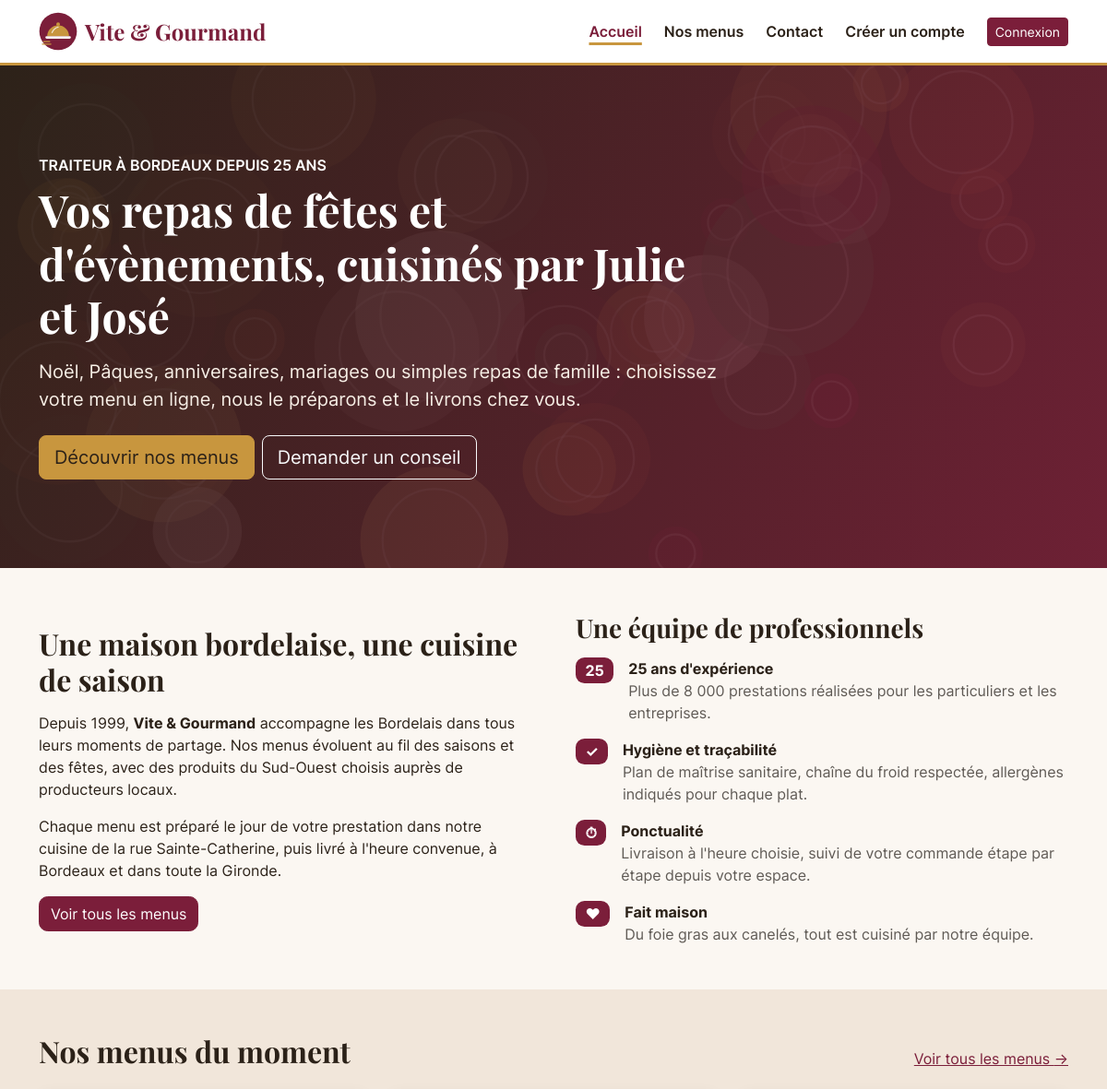
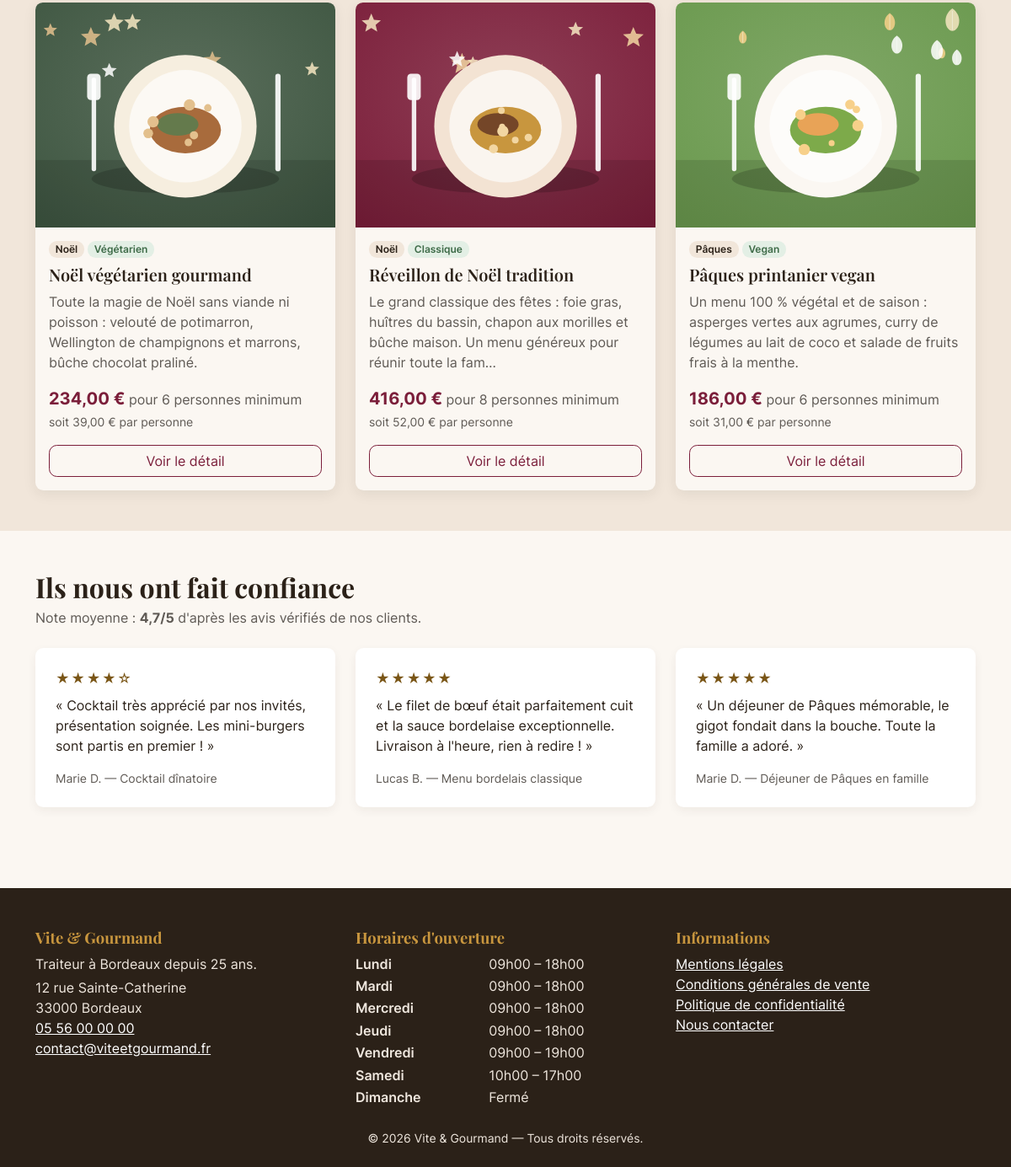
The page / on the database its author committed (2 pictures, top to bottom).
### tables this page shows
CREATE TABLE menu (
    menu_id                 INT UNSIGNED  NOT NULL AUTO_INCREMENT,
    titre                   VARCHAR(120)  NOT NULL,
    description             TEXT          NOT NULL,
    nombre_personne_minimum INT UNSIGNED  NOT NULL,
    prix_par_personne       DECIMAL(8,2)  NOT NULL,
    conditions              TEXT          NULL,
    delai_commande_jours    INT UNSIGNED  NOT NULL DEFAULT 3,
    quantite_restante       INT UNSIGNED  NOT NULL DEFAULT 0,
    theme_id                INT UNSIGNED  NOT NULL,
    regime_id               INT UNSIGNED  NOT NULL,
    actif                   TINYINT(1)    NOT NULL DEFAULT 1,
    created_at              DATETIME      NOT NULL DEFAULT CURRENT_TIMESTAMP,
    updated_at              DATETIME      NULL ON UPDATE CURRENT_TIMESTAMP,
    PRIMARY KEY (menu_id),
    KEY idx_menu_theme (theme_id),
    KEY idx_menu_regime (regime_id),
    CONSTRAINT fk_menu_theme  FOREIGN KEY (theme_id)  REFERENCES theme (theme_id),
    CONSTRAINT fk_menu_regime FOREIGN KEY (regime_id) REFERENCES regime (regime_id),
    CONSTRAINT chk_menu_min   CHECK (nombre_personne_minimum >= 1),
    CONSTRAINT chk_menu_prix  CHECK (prix_par_personne >= 0)
);

CREATE TABLE theme (
    theme_id  INT UNSIGNED NOT NULL AUTO_INCREMENT,
    libelle   VARCHAR(50)  NOT NULL,
    PRIMARY KEY (theme_id),
    UNIQUE KEY uq_theme_libelle (libelle)
);

CREATE TABLE regime (
    regime_id INT UNSIGNED NOT NULL AUTO_INCREMENT,
    libelle   VARCHAR(50)  NOT NULL,
    PRIMARY KEY (regime_id),
    UNIQUE KEY uq_regime_libelle (libelle)
);

CREATE TABLE avis (
    avis_id        INT UNSIGNED NOT NULL AUTO_INCREMENT,
    commande_id    INT UNSIGNED NOT NULL,
    utilisateur_id INT UNSIGNED NOT NULL,
    note           TINYINT UNSIGNED NOT NULL,
    commentaire    VARCHAR(1000) NOT NULL,
    statut         ENUM('en_attente','valide','refuse') NOT NULL DEFAULT 'en_attente',
    created_at     DATETIME     NOT NULL DEFAULT CURRENT_TIMESTAMP,
    PRIMARY KEY (avis_id),
    UNIQUE KEY uq_avis_commande (commande_id),
    KEY idx_avis_statut (statut),
    CONSTRAINT fk_avis_commande    FOREIGN KEY (commande_id)    REFERENCES commande (commande_id) ON DELETE CASCADE,
    CONSTRAINT fk_avis_utilisateur FOREIGN KEY (utilisateur_id) REFERENCES utilisateur (utilisateur_id),
    CONSTRAINT chk_avis_note CHECK (note BETWEEN 1 AND 5)
);

CREATE TABLE utilisateur (
    utilisateur_id  INT UNSIGNED NOT NULL AUTO_INCREMENT,
    email           VARCHAR(180) NOT NULL,
    password        VARCHAR(255) NOT NULL,
    nom             VARCHAR(80)  NOT NULL,
    prenom          VARCHAR(80)  NOT NULL,
    telephone       VARCHAR(20)  NULL,
    adresse_postale VARCHAR(255) NULL,
    code_postal     VARCHAR(10)  NULL,
    ville           VARCHAR(100) NULL,
    pays            VARCHAR(60)  NOT NULL DEFAULT 'France',
    role_id         INT UNSIGNED NOT NULL,
    actif           TINYINT(1)   NOT NULL DEFAULT 1,
    created_at      DATETIME     NOT NULL DEFAULT CURRENT_TIMESTAMP,
    updated_at      DATETIME     NULL ON UPDATE CURRENT_TIMESTAMP,
    PRIMARY KEY (utilisateur_id),
    UNIQUE KEY uq_utilisateur_email (email),
    KEY idx_utilisateur_role (role_id),
    CONSTRAINT fk_utilisateur_role FOREIGN KEY (role_id) REFERENCES role (role_id)
);

CREATE TABLE horaire (
    horaire_id      INT UNSIGNED NOT NULL AUTO_INCREMENT,
    jour            ENUM('Lundi','Mardi','Mercredi','Jeudi','Vendredi','Samedi','Dimanche') NOT NULL,
    heure_ouverture TIME NULL,
    heure_fermeture TIME NULL,
    ferme           TINYINT(1) NOT NULL DEFAULT 0,
    PRIMARY KEY (horaire_id),
    UNIQUE KEY uq_horaire_jour (jour)
);

### views/menus/_list.php (the view, shortened to what the rows shown need)
<?php if (!$menus): ?>
    <p class="alert alert-info">Aucun menu ne correspond à vos critères. Essayez d'élargir votre recherche.</p>
<?php else: ?>
    <ul class="row g-4 list-unstyled mb-0">
        <?php foreach ($menus as $menu): ?>
            <li class="col-sm-6 col-lg-4">
                <article class="card menu-card h-100">
                    <?php if ($menu['image']): ?>
                        <img src="<?= asset($menu['image']) ?>" class="card-img-top" alt="" loading="lazy" width="800" height="600">
                    <?php endif; ?>
                    <div class="card-body d-flex flex-column">
                        <div class="mb-2 d-flex flex-wrap gap-1">
                            <span class="badge badge-theme"><?= e($menu['theme']) ?></span>
                            <span class="badge badge-regime"><?= e($menu['regime']) ?></span>
                        </div>
                        <h3 class="h5 card-title"><?= e($menu['titre']) ?></h3>
                        <p class="card-text text-muted"><?= e(mb_strimwidth($menu['description'], 0, 140, '…')) ?></p>
                        <p class="mb-3 mt-auto">
                            <span class="price"><?= price($menu['prix_minimum']) ?></span>
                            <span class="text-muted">pour <?= (int) $menu['nombre_personne_minimum'] ?> personnes minimum</span><br>
                            <small class="text-muted">soit <?= price($menu['prix_par_personne']) ?> par personne</small>
                        </p>
                        <a href="/menus/<?= (int) $menu['menu_id'] ?>" class="btn btn-outline-primary">
                            Voir le détail<span class="visually-hidden"> du menu <?= e($menu['titre']) ?></span>
                        </a>
                    </div>
                </article>
            </li>
        <?php endforeach; ?>
    </ul>
<?php endif; ?>

### src/Core/Router.php (shortened to what the rows shown need)
<?php
final class Router
{
    private array $routes = [];
    private function add(string $method, string $path, array $handler, array $middlewares): void
    {
        $this->routes[] = compact('method', 'pattern', 'handler', 'middlewares');
    }
    public function dispatch(string $method, string $uri): void
    {
        $path = rawurldecode(parse_url($uri, PHP_URL_PATH) ?? '/');
        $path = rtrim($path, '/') ?: '/';
        foreach ($this->routes as $route) {
            if (!preg_match($route['pattern'], $path, $matches)) {
                continue;
            }
            $params = array_map('intval', array_filter($matches, 'is_string', ARRAY_FILTER_USE_KEY));
            [$class, $action] = $route['handler'];
            (new $class())->$action(...$params);
            return;
        }
    }
}

### views/home/index.php (shortened to what the rows shown need)
<section class="hero py-5" aria-labelledby="hero-title">
    <div class="container py-lg-5">
        <div class="row">
            <div class="col-lg-8">
                <p class="text-uppercase fw-semibold mb-2">Traiteur à Bordeaux depuis 25 ans</p>
                <h1 id="hero-title" class="display-5 mb-3">Vos repas de fêtes et d'évènements, cuisinés par Julie et José</h1>
                <p class="lead mb-4">Noël, Pâques, anniversaires, mariages ou simples repas de famille : choisissez votre menu en ligne, nous le préparons et le livrons chez vous.</p>
                <div class="d-flex flex-wrap gap-2">
                    <a href="/menus" class="btn btn-or btn-lg">Découvrir nos menus</a>
                    <a href="/contact" class="btn btn-outline-light btn-lg">Demander un conseil</a>
                </div>
            </div>
        </div>
    </div>
</section>
<section class="py-5" aria-labelledby="presentation-title">
    <div class="container">
        <div class="row g-5 align-items-center">
            <div class="col-lg-6">
                <h2 id="presentation-title" class="mb-3">Une maison bordelaise, une cuisine de saison</h2>
                <p>Depuis 1999, <strong>Vite &amp; Gourmand</strong> accompagne les Bordelais dans tous leurs moments de partage. Nos menus évoluent au fil des saisons et des fêtes, avec des produits du Sud-Ouest choisis auprès de producteurs locaux.</p>
                <p>Chaque menu est préparé le jour de votre prestation dans notre cuisine de la rue Sainte-Catherine, puis livré à l'heure convenue, à Bordeaux et dans toute la Gironde.</p>
                <a href="/menus" class="btn btn-primary">Voir tous les menus</a>
            </div>
            <div class="col-lg-6">
                <h2 class="h3 mb-3">Une équipe de professionnels</h2>
                <ul class="list-unstyled d-grid gap-3 mb-0">
                    <li class="d-flex gap-3">
                        <span class="badge bg-bordeaux fs-6 align-self-start" aria-hidden="true">25</span>
                        <div><strong>25 ans d'expérience</strong><br><span class="text-muted">Plus de 8 000 prestations réalisées pour les particuliers et les entreprises.</span></div>
                    </li>
                    <li class="d-flex gap-3">
                        <span class="badge bg-bordeaux fs-6 align-self-start" aria-hidden="true">✓</span>
                        <div><strong>Hygiène et traçabilité</strong><br><span class="text-muted">Plan de maîtrise sanitaire, chaîne du froid respectée, allergènes indiqués pour chaque plat.</span></div>
                    </li>
                    <li class="d-flex gap-3">
                        <span class="badge bg-bordeaux fs-6 align-self-start" aria-hidden="true">⏱</span>
                        <div><strong>Ponctualité</strong><br><span class="text-muted">Livraison à l'heure choisie, suivi de votre commande étape par étape depuis votre espace.</span></div>
                    </li>
                    <li class="d-flex gap-3">
                        <span class="badge bg-bordeaux fs-6 align-self-start" aria-hidden="true">♥</span>
                        <div><strong>Fait maison</strong><br><span class="text-muted">Du foie gras aux canelés, tout est cuisiné par notre équipe.</span></div>
                    </li>
                </ul>
            </div>
        </div>
    </div>
</section>
<?php if ($highlights): ?>
<section class="py-5 bg-sable" aria-labelledby="highlights-title">
    <div class="container">
        <div class="d-flex justify-content-between align-items-end mb-4 flex-wrap gap-2">
            <h2 id="highlights-title" class="mb-0">Nos menus du moment</h2>
            <a href="/menus">Voir tous les menus <span aria-hidden="true">→</span></a>
        </div>
        <?= \App\Core\View::capture('menus/_list', ['menus' => $highlights]) ?>
    </div>
</section>
<?php endif; ?>
<section class="py-5" aria-labelledby="avis-title">
    <div class="container">
        <h2 id="avis-title" class="mb-1">Ils nous ont fait confiance</h2>
        <?php if ($moyenne !== null): ?>
            <p class="text-muted mb-4">Note moyenne : <strong><?= e(number_format($moyenne, 1, ',', '')) ?>/5</strong> d'après les avis vérifiés de nos clients.</p>
        <?php endif; ?>
        <?php if (!$avis): ?>
            <p>Aucun avis publié pour le moment.</p>
        <?php else: ?>
            <div class="row g-4">
                <?php foreach ($avis as $a): ?>
                    <div class="col-md-6 col-lg-4">
                        <figure class="card avis-card h-100 p-4 mb-0">
                            <p class="stars mb-2" aria-label="Note : <?= (int) $a['note'] ?> sur 5">
                                <span aria-hidden="true"><?= str_repeat('★', (int) $a['note']) . str_repeat('☆', 5 - (int) $a['note']) ?></span>
                            </p>
                            <blockquote class="mb-3"><p class="mb-0">« <?= e($a['commentaire']) ?> »</p></blockquote>
                            <figcaption class="mt-auto small text-muted">
                                <?= e($a['prenom']) ?> <?= e($a['initiale']) ?>. — <?= e($a['menu']) ?>
                            </figcaption>
                        </figure>
                    </div>
                <?php endforeach; ?>
            </div>
        <?php endif; ?>
    </div>
</section>

### views/partials/footer.php (shortened to what the rows shown need)
<?php
$horaires = HoraireRepository::all();
?>
<footer class="site-footer mt-5 pt-5 pb-4">
    <div class="container">
        <div class="row g-4">
            <div class="col-md-4">
                <h2>Vite &amp; Gourmand</h2>
                <p class="mb-1">Traiteur à Bordeaux depuis 25 ans.</p>
                <address class="mb-0">
                    12 rue Sainte-Catherine<br>33000 Bordeaux<br>
                    <a href="tel:+33556000000">05 56 00 00 00</a><br>
                    <a href="mailto:contact@viteetgourmand.fr">contact@viteetgourmand.fr</a>
                </address>
            </div>
            <div class="col-md-4">
                <h2>Horaires d'ouverture</h2>
                <dl class="horaires row mb-0">
                    <?php foreach ($horaires as $h): ?>
                        <dt class="col-5"><?= e($h['jour']) ?></dt>
                        <dd class="col-7">
                            <?= (int) $h['ferme'] === 1
                                ? 'Fermé'
                                : e(time_fr($h['heure_ouverture'])) . ' – ' . e(time_fr($h['heure_fermeture'])) ?>
                        </dd>
                    <?php endforeach; ?>
                </dl>
            </div>
            <div class="col-md-4">
                <h2>Informations</h2>
                <ul class="list-unstyled">
                    <li><a href="/mentions-legales">Mentions légales</a></li>
                    <li><a href="/cgv">Conditions générales de vente</a></li>
                    <li><a href="/confidentialite">Politique de confidentialité</a></li>
                    <li><a href="/contact">Nous contacter</a></li>
                </ul>
            </div>
        </div>
        <p class="text-center small mt-4 mb-0">&copy; <?= date('Y') ?> Vite &amp; Gourmand — Tous droits réservés.</p>
    </div>
</footer>

### rows shown on the page
menu: shows a picture, theme.libelle "Noël", regime.libelle "Végétarien", titre "Noël végétarien gourmand", description "Toute la magie de Noël sans viande ni poisson : velouté de potimarron, Wellington de champignons et marrons, bûche chocolat praliné.", prix_minimum "234,00 €", nombre_personne_minimum "6", prix_par_personne "39,00 €"
menu: shows a picture, theme.libelle "Noël", regime.libelle "Classique", titre "Réveillon de Noël tradition", description "Le grand classique des fêtes : foie gras, huîtres du bassin, chapon aux morilles et bûche maison. Un menu généreux pour réunir toute la fam…", prix_minimum "416,00 €", nombre_personne_minimum "8", prix_par_personne "52,00 €"
menu: shows a picture, theme.libelle "Pâques", regime.libelle "Vegan", titre "Pâques printanier vegan", description "Un menu 100 % végétal et de saison : asperges vertes aux agrumes, curry de légumes au lait de coco et salade de fruits frais à la menthe.", prix_minimum "186,00 €", nombre_personne_minimum "6", prix_par_personne "31,00 €"
avis: note "★★★★", note "☆", commentaire "Cocktail très apprécié par nos invités, présentation soignée. Les mini-burgers sont partis en premier !", utilisateur.prenom "Marie", initiale "D", menu.titre "Cocktail dînatoire"
avis: note "★★★★★", commentaire "Le filet de bœuf était parfaitement cuit et la sauce bordelaise exceptionnelle. Livraison à l'heure, rien à redire !", utilisateur.prenom "Lucas", initiale "B", menu.titre "Menu bordelais classique"
avis: note "★★★★★", commentaire "Un déjeuner de Pâques mémorable, le gigot fondait dans la bouche. Toute la famille a adoré.", utilisateur.prenom "Marie", initiale "D", menu.titre "Déjeuner de Pâques en famille"
horaire: jour "Lundi", heure_ouverture "09h00", heure_fermeture "18h00"
horaire: jour "Mardi", heure_ouverture "09h00", heure_fermeture "18h00"
horaire: jour "Mercredi", heure_ouverture "09h00", heure_fermeture "18h00"
horaire: jour "Jeudi", heure_ouverture "09h00", heure_fermeture "18h00"
horaire: jour "Vendredi", heure_ouverture "09h00", heure_fermeture "19h00"
horaire: jour "Samedi", heure_ouverture "10h00", heure_fermeture "17h00"
horaire: jour "Dimanche", ferme "Fermé"
